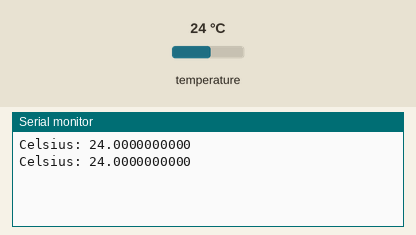
Bench run of a sketch on a simulated Arduino Uno, built with avr-gcc and run on an emulated ATmega328P. On the bench: the last lines printed to the serial monitor. The inputs (shaded band) are chosen by the test bench; at power-on: temperature 24 °C.

Above: at 6.3 s.
6.4 s: temperature set to 12 °C
At 9.0 s:
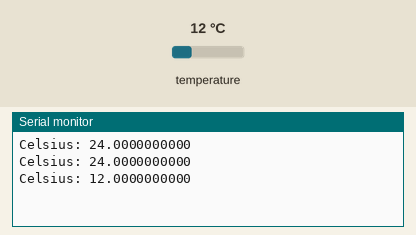
10.5 s: temperature set to 19 °C
At 12.3 s:
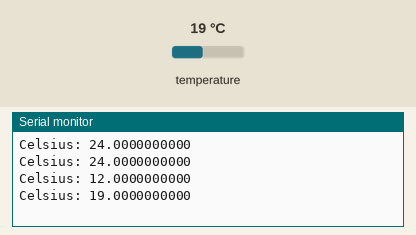
Timing chart, 0 to 13.8 s (numbered marks = the images above; inputs shaded):
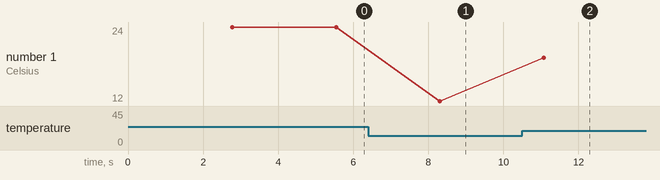

The sketch:

onewire.ino
```cpp
#include <OneWire.h>
#include <DallasTemperature.h>

#define OW_PIN  2
OneWire ds(OW_PIN);
DallasTemperature DS18B20(&ds);

void setup()
{
  Serial.begin(9600);
  DS18B20.begin();
}

void loop()
{
  byte i;
  byte present = 0;
  byte type_s;
  byte data[9];
  byte addr[8];
  float celsius = -2;

  delay(2000);

  DS18B20.requestTemperatures();
  celsius = DS18B20.getTempCByIndex(0);

  Serial.print("Celsius: ");
  Serial.println(celsius,DEC);
}
```

Measured:
- after the input at 6.4 s, the serial monitor: prints a new line after 1.9 s (image 1)
- after the input at 10.5 s, the serial monitor: prints a new line after 0.58 s (image 2)
- plotted number 1: 24 → 12 after the input at 6.4 s, 12 → 19 after the input at 10.5 s
